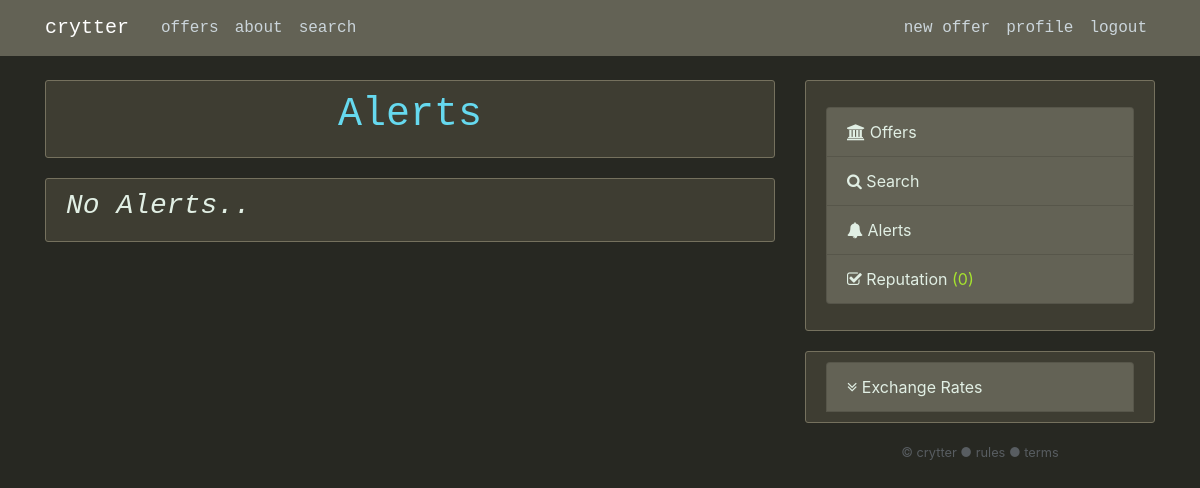
Page /alerts (signed in) on the earlier database version.
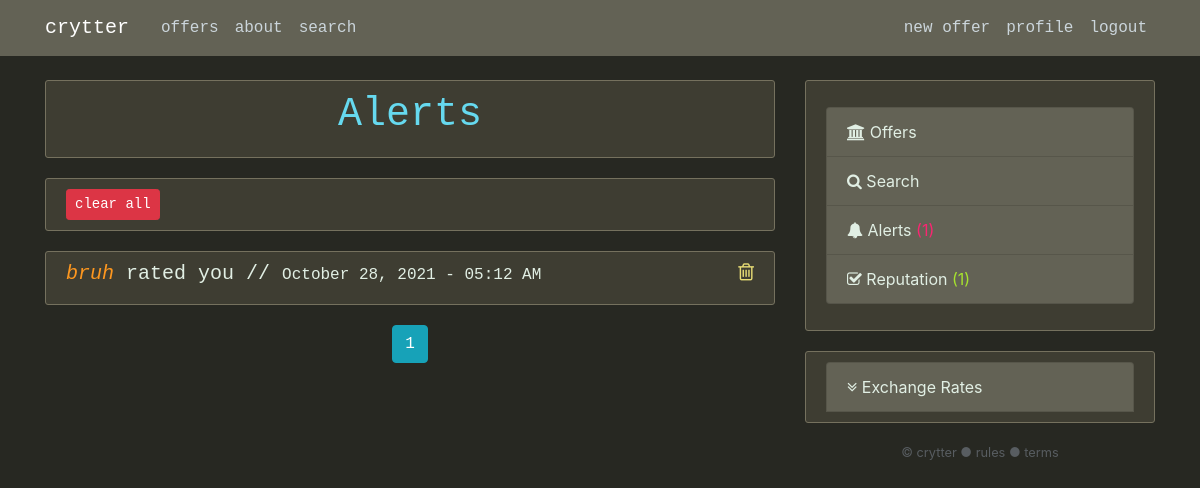
Same page on the later database version.
### crytter/models.py (models this page shows, shortened)
class User(db.Model, UserMixin):
	id = db.Column(db.Integer, primary_key=True)
	username = db.Column(db.String(32), unique=True, nullable=False)
	email = db.Column(db.String(256), unique=True, nullable=False)
	rating = db.Column(db.Integer, nullable=False, default=0)
	rateBar = db.Column(db.String, nullable=False, default='<a href="/help/rating-badge" class="mr-1 btn btn-secondary btn-xs" >New User</a>')
	date_joined = db.Column(db.DateTime, nullable=False, default=datetime.utcnow)
	biography = db.Column(db.Text, nullable=False, default='')
	image_file = db.Column(db.String, nullable=False, default='default.jpg')
	password = db.Column(db.String(60), nullable=False)
	permission_level = db.Column(db.Integer, nullable=False, default=0)
	last_search = db.Column(db.String(128), nullable=False, default='')
	posts = db.relationship('Post', backref='author', lazy=True)
	comments = db.relationship('Comment', backref='author', lazy=True)
	badges = db.relationship('Badge', backref='bearer', lazy=True)
	alerts = db.relationship('Alert', backref='assoc_user', lazy=True)
	ratesOfOthers = db.relationship('Rating', backref='rater', foreign_keys=[Rating.rater_id], lazy=True)
	ratingsByOthers = db.relationship('Rating', backref='ratee', foreign_keys=[Rating.ratee_id], lazy=True)

class Alert(db.Model):
	id = db.Column(db.Integer, primary_key=True)
	type = db.Column(db.String(128), nullable=False)
	seen = db.Column(db.Boolean, nullable=False, default=False)
	date = db.Column(db.DateTime, nullable=False, default=datetime.utcnow)
	user_id = db.Column(db.Integer, db.ForeignKey('user.id'), nullable=False)
	from_user = db.Column(db.Integer, nullable=False, default=0)
	from_username = db.Column(db.String(32), nullable=False, default='')
	post_id = db.Column(db.Integer, nullable=False, default=0)
	post_title = db.Column(db.String(128), nullable=False, default='')

### crytter/users/routes.py (the view)
@users.route('/alerts')
@login_required
def alerts():
	page = request.args.get('p', 1, type=int)
	alerts = Alert.query.filter_by(assoc_user=current_user).order_by(Alert.date.desc()).paginate(page=page, per_page=10)
	for alert in alerts.items:
		try:
			alert.from_username = User.query.get(alert.from_user).username
			if alert.type == 'comment':
				alert.post_title = Post.query.get(alert.post_id).title
		except AttributeError:
			db.session.delete(alert)
			db.session.commit()
	prerendered_template = render_template('alerts.html', title='Alerts', alerts=alerts)
	for alert in alerts.items:
		alert.seen = True
	db.session.commit()
	return prerendered_template

### crytter/models.py (called while the page is built)
@login_manager.user_loader
def load_user(user_id):
	return User.query.get(int(user_id))

### crytter/templates/alerts.html (shortened to what this page needs)
{% extends 'layout.html' %}
{% block content %}
<div class="content-section">
<h1 class="blue"><center>Alerts</center></h1>
</div>
{% if alerts.items %}
<div class="content-section">
<button class='btn btn-danger btn-sm' data-toggle="modal" data-target="#clearAllModal">clear all</button>
</div>
{% for alert in alerts.items %}
<div class="content-section">
	<h5 {% if alert.seen %} style="color: #9f9f92;" {% endif %}><a class="orange notif" href="/user/{{alert.from_username}}" {% if alert.seen %} style="color: #9f9f92;" {% endif %}><i>{{ alert.from_username }}</i></a> {% if alert.type == 'comment' %}commented on your post <a class="green notif" href="/post/{{alert.post_id}}" {% if alert.seen %} style="color: #9f9f92;" {% endif %}>"{{ alert.post_title }}"</a>{% elif alert.type == 'rating' %}rated you{% endif %} // <small {% if alert.seen %} style="color: #9f9f92;" {% endif %}>{{ alert.date.strftime('%B %d, %Y - %I:%M %p') }}</small> <span style="float: right; cursor: pointer; color: #e6db74;" onclick="window.location.href = '{{ url_for('users.alert_settings', operation='clear-only', alert=alert.id) }}';" class="fa fa-trash-o"></span></h5>
</div>
{% endfor %}
{% else %}
<div class="content-section">
	<h3 class="yellow"><i>No Alerts..</i></h3>
</div>
{% endif %}
<center>
{% for page_num in alerts.iter_pages(left_edge=1, right_edge=1, left_current=1, right_current=2) %}
	{% if page_num %}
		{% if alerts.page == page_num %}
		<a class="btn btn-info mb-4" href="{{ url_for('users.alerts', p=page_num) }}">{{ page_num }}</a>
		{% else %}
		<a class="btn btn-outline-info mb-4" href="{{ url_for('users.alerts', p=page_num) }}">{{ page_num }}</a>
		{% endif %}
	{% else %}
		...
	{% endif %}
{% endfor %}
</center>
{% endblock content %}

### crytter/templates/layout.html (shortened to what this page needs)
<!DOCTYPE html>
<html lang="en">
<head>
    <link rel="stylesheet" href="https://stackpath.bootstrapcdn.com/bootstrap/4.5.0/css/bootstrap.min.css">
    <link rel="stylesheet" type="text/css" href="{{ url_for('static', filename='main.css') }}">
    <link href="https://maxcdn.bootstrapcdn.com/font-awesome/4.7.0/css/font-awesome.min.css" rel="stylesheet">
</head>
<body style="overflow-y: hidden;">
	<header class="site-header">
	  <nav class="navbar navbar-expand-md navbar-dark bg-steel fixed-top">
	    <div class="container">
	      <a class="navbar-brand mr-4" href="/">crytter</a>
	      <div class="collapse navbar-collapse" id="navbarToggle">
	        <div class="navbar-nav mr-auto">
	          <a class="nav-item nav-link" href="{{ url_for('main.home') }}">offers</a>
	          <a class="nav-item nav-link" href="{{ url_for('main.about') }}">about</a>
	          <a class="nav-item nav-link" href="{{ url_for('main.search') }}">search</a>
	        </div>
	        <div class="navbar-nav">
	        {% if current_user.is_authenticated %}
	        <a class="nav-item nav-link" href="{{ url_for('posts.new_post') }}">new offer</a>
	        <a class="nav-item nav-link" href="{{ url_for('users.userpage', username=current_user.username) }}">profile</a>
	        <a class="nav-item nav-link" href="{{ url_for('users.logout') }}">logout</a>
	        {% else %}
	          <a class="nav-item nav-link" href="{{ url_for('users.login') }}">login</a>
	          <a class="nav-item nav-link" href="{{ url_for('users.register') }}">register</a>
	        {% endif %}
	        </div>
	      </div>
	    </div>
	  </nav>
	</header>
	<main role="main" class="container">
	  <div class="row">
	    <div class="col-md-8" style="height: calc(100vh - 110px); overflow-y: scroll;">
	      {% block content %}{% endblock %}
	    </div>
	    <div class="col-md-4">
	      <div class="content-section">
	      	{% if current_user.is_authenticated %}
	        <p class='text-muted'>
	          <ul class="list-group">
	            <li class="list-group-item list-group-item-light"><a href="{{ url_for('main.home') }}"><span class="fa fa-bank"></span> Offers</a></li>
	            <li class="list-group-item list-group-item-light"><a href="{{ url_for('main.search') }}"><span class="fa fa-search"></span> Search</a></li>
	            <li class="list-group-item list-group-item-light"><a href="{{ url_for('users.alerts') }}"><span class="fa fa-bell"></span> Alerts {% if current_user.alerts|rejectattr("seen")|list %}<span style="color: #f92672;"></span>{% endif %}</a></li>
	            <li class="list-group-item list-group-item-light"><a href="{{ url_for('users.ratings', username=current_user.username) }}"><span class="fa fa-check-square-o"></span> Reputation <span class="{{ 'red' if current_user.rating < 0 else 'green'}}">({{ current_user.rating }})</span></li></a>
	          </ul>
	        </p>
	        {% endif %}
	      </div>
		      <div class="row-md-4">
			      <div class="content-section">
			          <ul class="list-group">
			          	<li class="list-group-item list-group-item-light"><a data-toggle="collapse" href="#currencyList" role="button" aria-expanded="false" aria-controls="currencyList" onclick="e = document.getElementById('down-arrow'); if(getCookie('currencyDropdown') == 'true'){e.classList.remove('fa-angle-double-up'); e.classList.add('fa-angle-double-down'); setCookie('currencyDropdown', false, 3650);}else{e.classList.remove('fa-angle-double-down'); e.classList.add('fa-angle-double-up'); setCookie('currencyDropdown', true, 3650);}"><span id="down-arrow" class="fa fa-angle-double-down"></span> Exchange Rates</a></li>
			          </ul>
		     	 </div>
		    </div>
	    <small style="color: #585d61; display: block; text-align: center;">© crytter ● <a href="{{ url_for('main.help', topic='rules') }}">rules</a> ● <a href="{{ url_for('main.help', topic='terms') }}">terms</a></small>
	    </div>
	  </div>
	</main>
</body>
</html>

Differences in the rows shown:
added Alert: from_username "bruh", type "rated you", date "October 28, 2021 - 05:12 AM"
changed User: rating "0" → "1"
Other differences:
text no longer shown: "No Alerts.."
text now shown: "clear all"
new list line: "1"
